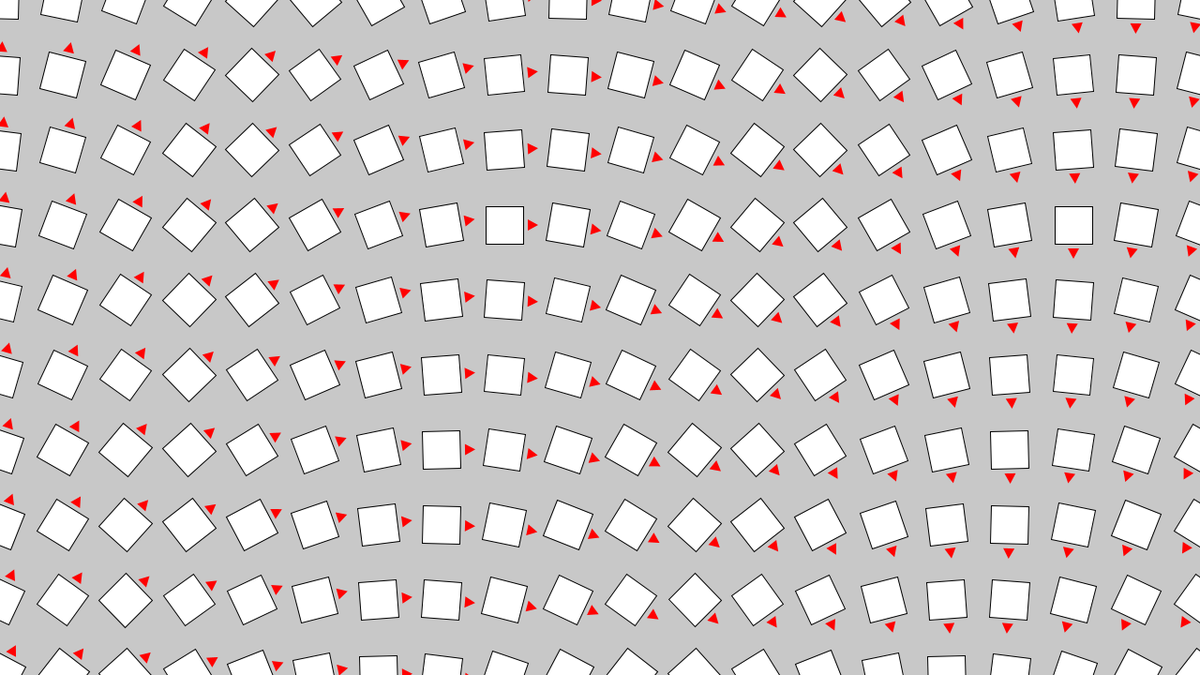
Frame 1 (no input)
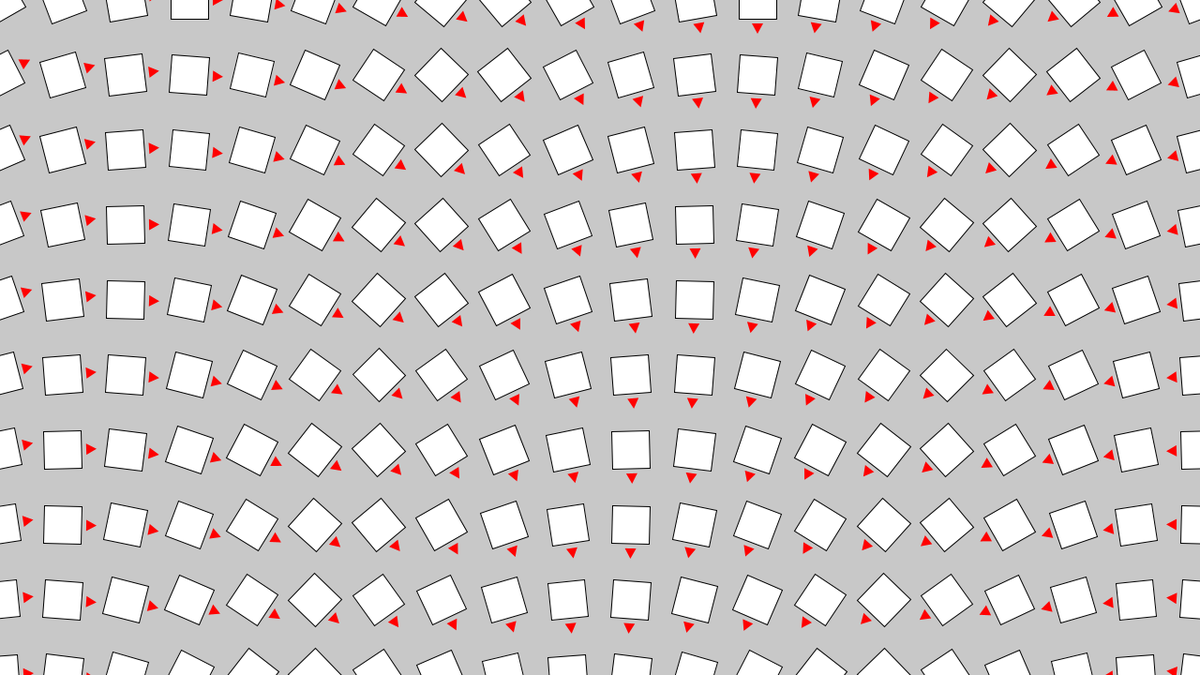
Frame 60 (the mouse pressed at the canvas centre just before this capture)
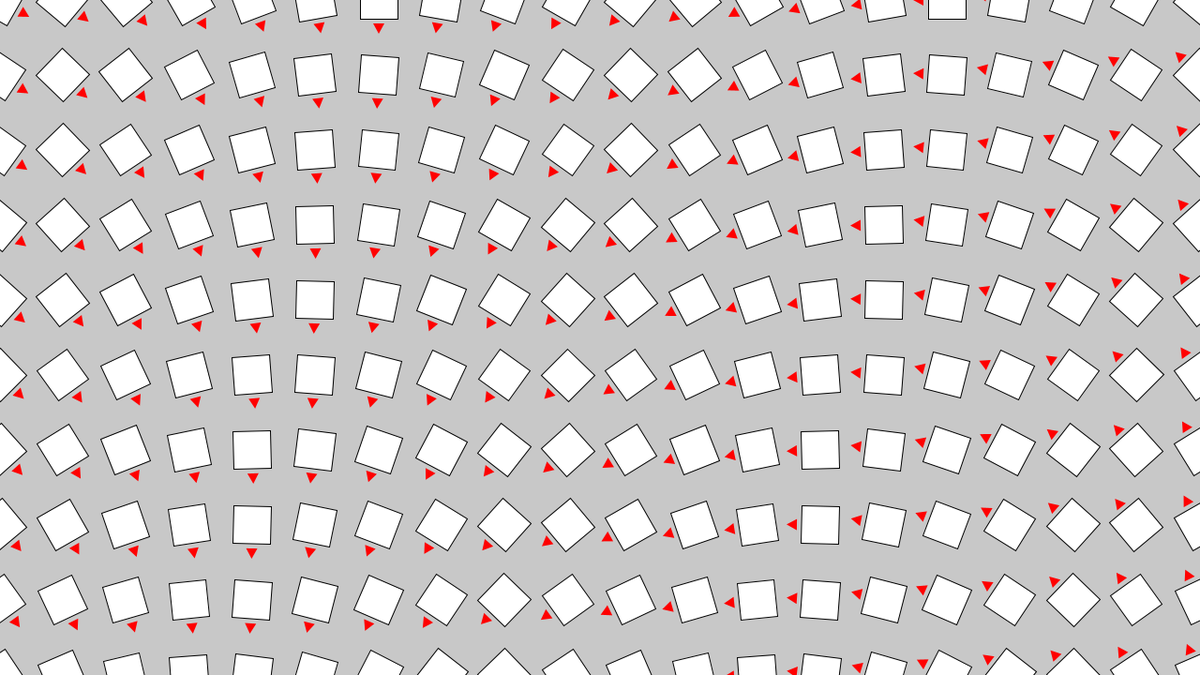
Frame 120 (the mouse held since frame 60 and released just before this capture)

The Processing sketch that drew these frames (run headless with seeded random() and noise(); from frame 60 on, the mouse is pressed at the canvas centre):

// Processing sketch: sketch_09_Nested_Loop_Rotational_Rectangles_with_Triangle
// ── sketch_09_Nested_Loop_Rotational_Rectangles_with_Triangle.pde
// Controller
int countRow = 20; // * try more different sount can find interesting thing
int countCol = 10;
float rectW = 20; // 80 is interesting

void setup() {
  size(1280,720);
  rectMode(CENTER);
}

void draw() {
  background(200);
  
  for (int i=0; i<countRow; i++) {
    for (int j=0; j<countCol; j++) {
      /* retric each rectangle with a triangle */
      pushMatrix();
      // each origin control
      float x = i*width / (countRow - 1);
      float y = j*height / (countCol - 1);
      translate(x, y);
      rotate(radians(10*i + 3*j + frameCount));
      
      // draw triangle
      fill(#ff0000); // red
      noStroke();
      triangle(0, -1.8*rectW, rectW*0.3, -rectW-5, -rectW*0.3, -rectW-5);
      
      // draw rectangle
      fill(255);
      stroke(0);
      rect(0, 0, rectW*2, rectW*2);
      popMatrix();
    }
  }
  /*frameRate(150);
  println(frameRate);*/
}
